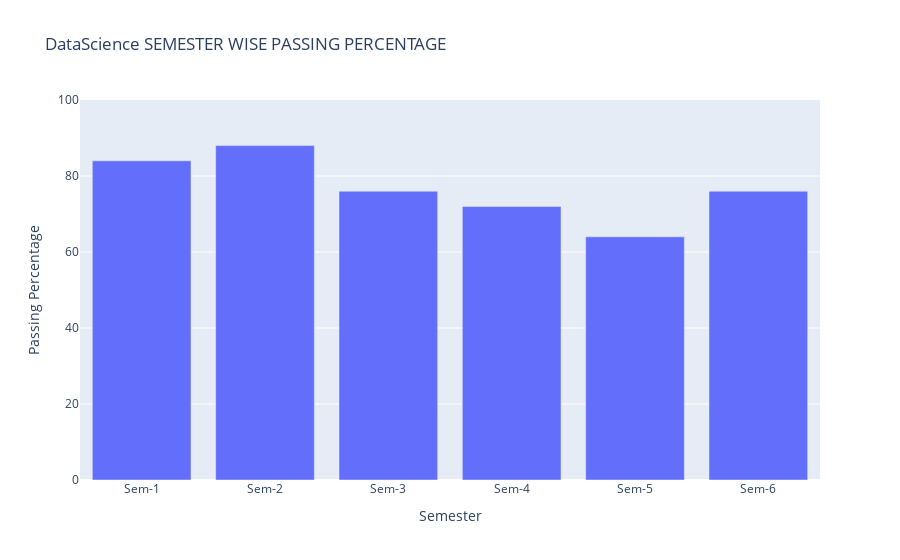

Source (notebook cell):
### Code cell
import plotly.express as px
labels=['Sem-1','Sem-2','Sem-3','Sem-4','Sem-5','Sem-6']
fig=px.bar(x=labels,y=passing_per_DS,
           title='DataScience SEMESTER WISE PASSING PERCENTAGE'
          ,labels={'x':'Semester','y':'Passing Percentage'})
fig.update_yaxes(range=[0,100])
fig.show()

### Figure 1 — Plotly figure (JSON) as saved in the notebook; plotly's stock layout.template omitted (floating-point values rounded to 4 significant figures)
{"data": [{"alignmentgroup": "True", "hovertemplate": "Semester=%{x}<br>Passing Percentage=%{y}<extra></extra>", "legendgroup": "", "marker": {"color": "#636efa", "pattern": {"shape": ""}}, "name": "", "offsetgroup": "", "orientation": "v", "showlegend": false, "textposition": "auto", "type": "bar", "x": ["Sem-1", "Sem-2", "Sem-3", "Sem-4", "Sem-5", "Sem-6"], "xaxis": "x", "y": [84, 88, 76, 72, 64, 76], "yaxis": "y"}], "layout": {"autosize": true, "barmode": "relative", "legend": {"tracegroupgap": 0}, "title": {"text": "DataScience SEMESTER WISE PASSING PERCENTAGE"}, "xaxis": {"anchor": "y", "autorange": true, "domain": [0, 1], "range": [-0.5, 5.5], "title": {"text": "Semester"}, "type": "category"}, "yaxis": {"anchor": "x", "domain": [0, 1], "range": [0, 100], "title": {"text": "Passing Percentage"}, "type": "linear"}}}
